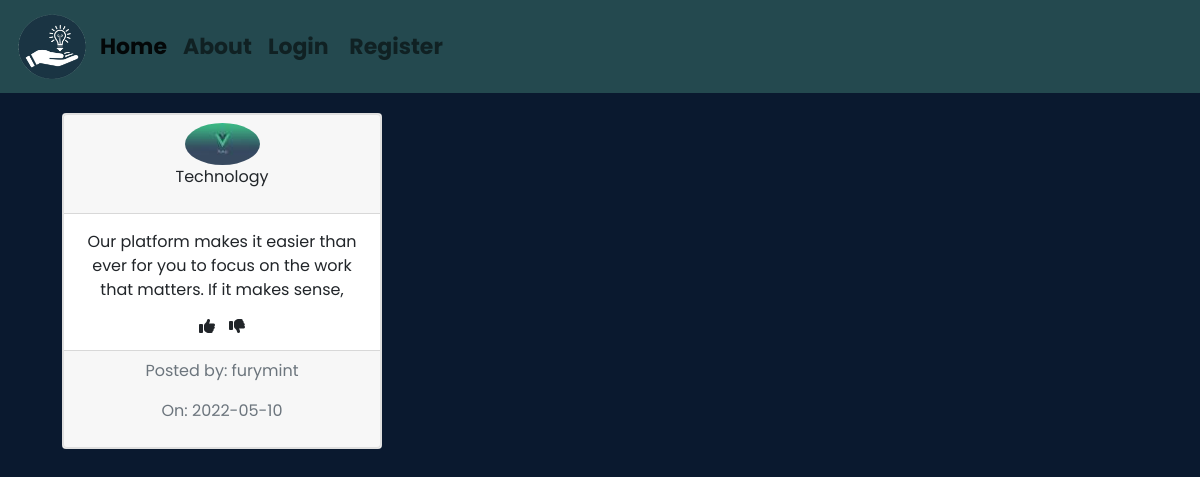
The app's page /pitch/5 with its own data.
### app/models.py (models this page shows, shortened)
class User(db.Model,UserMixin):
    id = db.Column(db.Integer,primary_key=True)
    username =db.Column(db.String(15),unique=True, nullable=False)
    email =db.Column(db.String(100),unique=True, nullable=False)
    avatar =db.Column(db.String(60), nullable=False, default ='default.jpg')
    password =db.Column(db.String(60), nullable=False)
    pitchs = db.relationship('Pitch',backref = 'author', lazy =True)

class Pitch(db.Model):
    id = db.Column(db.Integer,primary_key=True)
    title =db.Column(db.String(100), nullable=False)
    posted = db.Column(db.DateTime,nullable = False, default = datetime.utcnow)
    pitch = db.Column(db.Text, nullable = False)
    user_id = db.Column(db.Integer, db.ForeignKey('user.id'), nullable = False)

### app/routes.py (the view)
@app.route('/pitch/<int:pitch_id>')
def pitched(pitch_id):
    pitch = Pitch.query.get_or_404(pitch_id)
    return render_template('pitched.html', pitch= pitch)

### app/templates/pitched.html (shortened to what this page needs)
{%extends 'base.html' %}
{% block content %}
    <div class="card" style="width: 20rem;" id="cards">
        <div class="card text-center">
            <div class="card-header">
             <img class="rounded-circle" src="{{ url_for('static',filename='profiles/' + pitch.author.avatar) }}" alt="">
            <p>{{pitch.title}}</p>
            </div>
            <div class="card-body">
            <p class="card-text">{{pitch.pitch}}</p>
            <div class="vote">
                <i class="fa-solid fa-thumbs-up"></i>
                <i class="fa-solid fa-thumbs-down"></i>
            </div>
            </div>
            <div class="card-footer text-muted">
            <p>Posted by: {{pitch.author.username}}</p>
            <p>On: {{ pitch.posted.strftime('%Y-%m-%d') }}</p>
            </div>
        </div>
    </div>
{% endblock %}

### app/static/css/style.css (style rules this page uses)
* { box-sizing: border-box; font-family: 'Poppins', sans-serif; text-decoration: none; }
html { scroll-behavior: smooth; }
body { background-color: #0A192F; }
#cards { margin: 20px; }
.vote { display: flex; justify-content: center; gap: 5%; }

### records on screen
User: avatar (picture), author.username "furymint"
Pitch: title "Technology", pitch "Our platform makes it easier than ever for you to focus on the work that matters. If it makes sense,", posted "2022-05-10"
